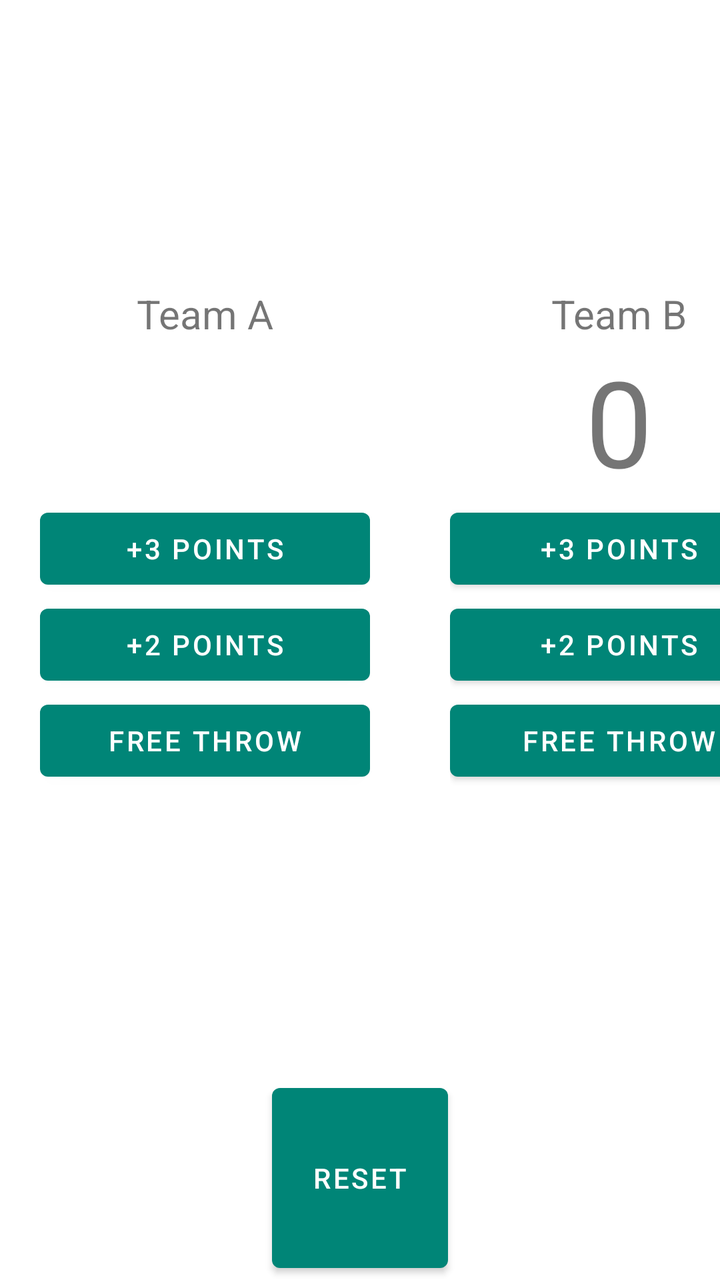
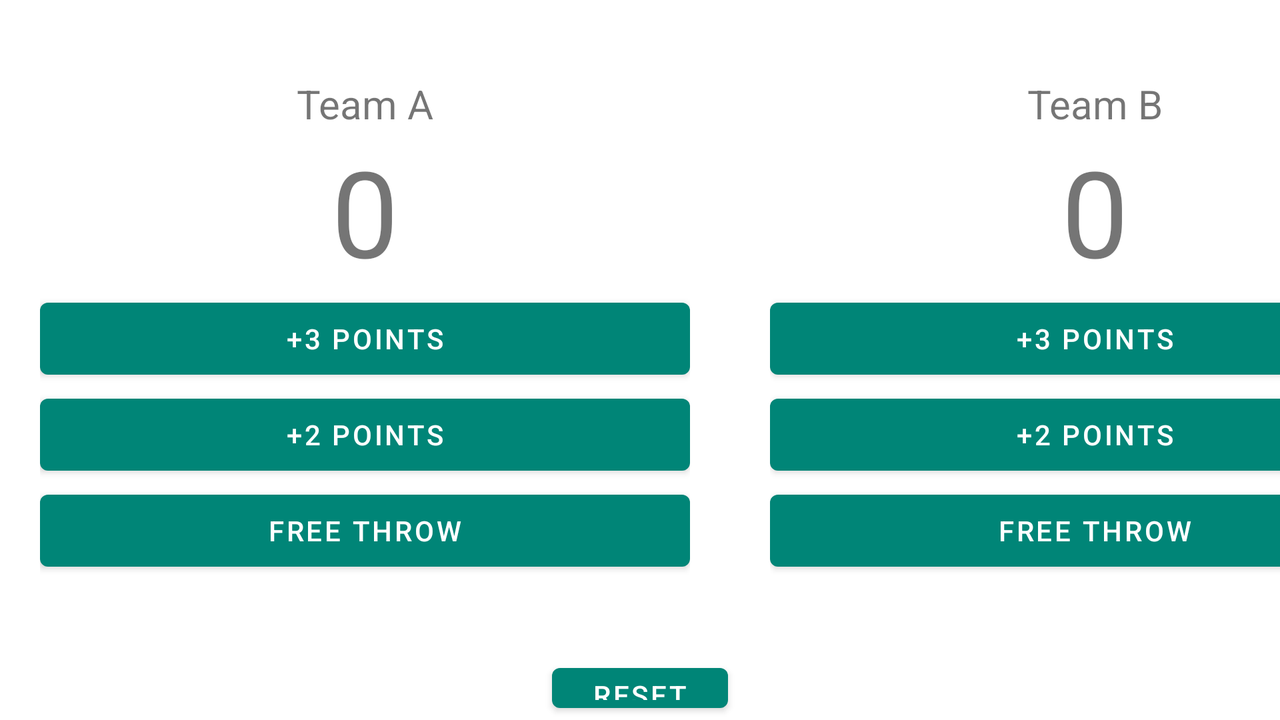

One screen, two layout resources from the same app: the default and the repository's alternative for another configuration. Each is rendered where Android would select it; the XML of both is given below.
<!-- AndroidManifest.xml: application theme AppTheme -->
<!-- res/layout/activity_score.xml -->
<?xml version="1.0" encoding="utf-8"?>
<layout
    xmlns:android="http://schemas.android.com/apk/res/android"
    xmlns:app="http://schemas.android.com/apk/res-auto"
    xmlns:tools="http://schemas.android.com/tools">
    <data>
        <variable
            name="viewModel"
            type="com.example.myapplication.ui.score.ScoreViewModel" />
    </data>

    <LinearLayout
        android:layout_width="match_parent"
        android:layout_height="match_parent"
        android:gravity="center_horizontal"
        android:orientation="vertical">

        <LinearLayout
            android:layout_width="match_parent"
            android:layout_height="538dp">

            <LinearLayout
                android:id="@+id/teamALayout"
                android:layout_width="205dp"
                android:layout_height="match_parent"
                android:gravity="center_vertical"
                android:orientation="vertical"
                android:padding="20dp">

                <TextView
                    android:id="@+id/teamA"
                    android:layout_width="match_parent"
                    android:layout_height="wrap_content"
                    android:text="@string/teamA"
                    android:textAlignment="center"
                    android:textSize="20sp" />

                <TextView
                    android:id="@+id/teamAScore"
                    android:layout_width="match_parent"
                    android:layout_height="wrap_content"
                    android:textAlignment="center"
                    android:textSize="60sp"
                    app:score_team_a="@{viewModel.scoreTeamA}" />

                <Button
                    android:id="@+id/plus3AButton"
                    android:layout_width="match_parent"
                    android:layout_height="wrap_content"
                    android:text="@string/_3_points" />

                <Button
                    android:id="@+id/plus2AButton"
                    android:layout_width="match_parent"
                    android:layout_height="wrap_content"
                    android:text="@string/_2_points" />

                <Button
                    android:id="@+id/freeThrowAButton"
                    android:layout_width="match_parent"
                    android:layout_height="wrap_content"
                    android:text="@string/free_throw" />
            </LinearLayout>

            <LinearLayout
                android:id="@+id/teamBLayout"
                android:layout_width="209dp"
                android:layout_height="match_parent"
                android:gravity="center_vertical"
                android:orientation="vertical"
                android:padding="20dp">

                <TextView
                    android:id="@+id/teamB"
                    android:layout_width="match_parent"
                    android:layout_height="wrap_content"
                    android:text="@string/teamB"
                    android:textAlignment="center"
                    android:textSize="20sp" />

                <TextView
                    android:id="@+id/teamBScore"
                    android:layout_width="match_parent"
                    android:layout_height="wrap_content"
                    android:text="@string/initialScore"
                    android:textAlignment="center"
                    android:textSize="60sp" />

                <Button
                    android:id="@+id/plus3BButton"
                    android:layout_width="match_parent"
                    android:layout_height="wrap_content"
                    android:text="@string/_3_points" />

                <Button
                    android:id="@+id/plus2BButton"
                    android:layout_width="match_parent"
                    android:layout_height="wrap_content"
                    android:text="@string/_2_points" />

                <Button
                    android:id="@+id/freeThrowBButton"
                    android:layout_width="match_parent"
                    android:layout_height="wrap_content"
                    android:text="@string/free_throw" />
            </LinearLayout>

        </LinearLayout>

        <Button
            android:id="@+id/resetButton"
            android:layout_width="wrap_content"
            android:layout_height="0dp"
            android:layout_weight="1"
            android:text="@string/reset" />
    </LinearLayout>
</layout>
<!-- resources referenced by this layout -->
<resources>
  <string name="_2_points">+2 Points</string>
  <string name="_3_points">+3 Points</string>
  <string name="free_throw">Free Throw</string>
  <string name="initialScore">0</string>
  <string name="reset">RESET</string>
  <string name="teamA">Team A</string>
  <string name="teamB">Team B</string>
  <style name="AppTheme" parent="Theme.MaterialComponents.Light.DarkActionBar">
          
          <item name="colorPrimary">@color/colorPrimary</item>
          <item name="colorPrimaryDark">@color/colorPrimaryDark</item>
          <item name="colorAccent">@color/colorAccent</item>
      </style>
  <color name="colorPrimary">#008577</color>  //This is where the colorPrimary is defined
  <color name="colorPrimaryDark">#00574B</color>
  <color name="colorAccent">#D81B60</color>
</resources>
<!-- res/layout-land/activity_score.xml (the repository's variant of the layout above) -->
<!-- drawn on the phone turned sideways -->
<?xml version="1.0" encoding="utf-8"?>
<layout
    xmlns:android="http://schemas.android.com/apk/res/android"
    xmlns:app="http://schemas.android.com/apk/res-auto"
    xmlns:tools="http://schemas.android.com/tools">
    <data>
        <variable
            name="viewModel"
            type="com.example.myapplication.ui.score.ScoreViewModel" />
    </data>

    <LinearLayout
        android:layout_width="match_parent"
        android:layout_height="match_parent"
        android:gravity="center_horizontal"
        android:orientation="vertical">

        <LinearLayout
            android:layout_width="match_parent"
            android:layout_height="328dp"
            android:orientation="horizontal">

            <LinearLayout
                android:id="@+id/teamALayout"
                android:layout_width="365dp"
                android:layout_height="328dp"
                android:gravity="center_vertical"
                android:orientation="vertical"
                android:padding="20dp">

                <TextView
                    android:id="@+id/teamA"
                    android:layout_width="match_parent"
                    android:layout_height="wrap_content"
                    android:text="@string/teamA"
                    android:textAlignment="center"
                    android:textSize="20sp" />

                <TextView
                    android:id="@+id/teamAScore"
                    android:layout_width="match_parent"
                    android:layout_height="wrap_content"
                    android:text="@string/initialScore"
                    android:textAlignment="center"
                    android:textSize="60sp" />

                <Button
                    android:id="@+id/plus3AButton"
                    android:layout_width="match_parent"
                    android:layout_height="wrap_content"
                    android:text="@string/_3_points" />

                <Button
                    android:id="@+id/plus2AButton"
                    android:layout_width="match_parent"
                    android:layout_height="wrap_content"
                    android:text="@string/_2_points" />

                <Button
                    android:id="@+id/freeThrowAButton"
                    android:layout_width="match_parent"
                    android:layout_height="wrap_content"
                    android:text="@string/free_throw" />
            </LinearLayout>

            <LinearLayout
                android:id="@+id/teamBLayout"
                android:layout_width="365dp"
                android:layout_height="328dp"
                android:gravity="center_vertical"
                android:orientation="vertical"
                android:padding="20dp">

                <TextView
                    android:id="@+id/teamB"
                    android:layout_width="match_parent"
                    android:layout_height="wrap_content"
                    android:text="@string/teamB"
                    android:textAlignment="center"
                    android:textSize="20sp" />

                <TextView
                    android:id="@+id/teamBScore"
                    android:layout_width="match_parent"
                    android:layout_height="wrap_content"
                    android:text="@string/initialScore"
                    android:textAlignment="center"
                    android:textSize="60sp" />

                <Button
                    android:id="@+id/plus3BButton"
                    android:layout_width="match_parent"
                    android:layout_height="wrap_content"
                    android:text="@string/_3_points" />

                <Button
                    android:id="@+id/plus2BButton"
                    android:layout_width="match_parent"
                    android:layout_height="wrap_content"
                    android:text="@string/_2_points" />

                <Button
                    android:id="@+id/freeThrowBButton"
                    android:layout_width="match_parent"
                    android:layout_height="wrap_content"
                    android:text="@string/free_throw" />
            </LinearLayout>

        </LinearLayout>

        <Button
            android:id="@+id/resetButton"
            android:layout_width="wrap_content"
            android:layout_height="match_parent"
            android:layout_weight="0"
            android:text="@string/reset" />
    </LinearLayout>
</layout>
